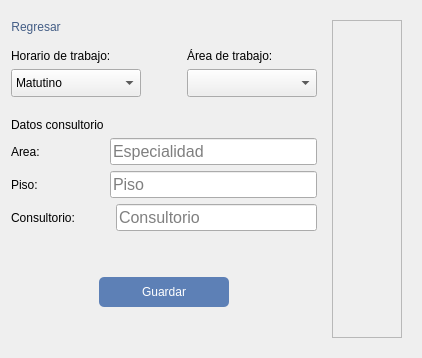
          <widget class="QWidget" name="pageAsignarArea">
           <layout class="QGridLayout" name="gridLayout_35">
            <item row="0" column="0">
             <layout class="QHBoxLayout" name="horizontalLayout_96">
              <item>
               <widget class="QPushButton" name="pushButton_regresarSolicitudes">
                <property name="minimumSize">
                 <size>
                  <width>0</width>
                  <height>32</height>
                 </size>
                </property>
                <property name="styleSheet">
                 <string notr="true">border:none;
font: 13pt &quot;MS Shell Dlg 2&quot;;
color: rgb(68, 94, 134);
background:transparent;
</string>
                </property>
                <property name="text">
                 <string>Regresar</string>
                </property>
                <property name="icon">
                 <iconset resource="imgs/imgs.qrc">
                  <normaloff>:/imgs/backArrow.png</normaloff>:/imgs/backArrow.png</iconset>
                </property>
                <property name="iconSize">
                 <size>
                  <width>25</width>
                  <height>25</height>
                 </size>
                </property>
               </widget>
              </item>
              <item>
               <spacer name="horizontalSpacer_65">
                <property name="orientation">
                 <enum>Qt::Horizontal</enum>
                </property>
                <property name="sizeHint" stdset="0">
                 <size>
                  <width>40</width>
                  <height>20</height>
                 </size>
                </property>
               </spacer>
              </item>
             </layout>
            </item>
            <item row="0" column="1" rowspan="2">
             <widget class="QWidget" name="widget_2" native="true">
              <layout class="QGridLayout" name="gridLayout_13">
               <item row="0" column="0">
                <widget class="QScrollArea" name="scrollArea_2">
                 <property name="widgetResizable">
                  <bool>true</bool>
                 </property>
                 <widget class="QWidget" name="scrollAreaWidgetContents_2">
                  <property name="geometry">
                   <rect>
                    <x>0</x>
                    <y>0</y>
                    <width>20</width>
                    <height>20</height>
                   </rect>
                  </property>
                  <layout class="QGridLayout" name="gridLayout_15">
                   <item row="0" column="0">
                    <layout class="QGridLayout" name="lista2"/>
                   </item>
                  </layout>
                 </widget>
                </widget>
               </item>
              </layout>
             </widget>
            </item>
            <item row="1" column="0">
             <layout class="QVBoxLayout" name="verticalLayout_9">
              <item>
               <layout class="QHBoxLayout" name="horizontalLayout_34">
                <item>
                 <layout class="QVBoxLayout" name="verticalLayout_8">
                  <item>
                   <widget class="QLabel" name="label_horatrabajo">
                    <property name="text">
                     <string>Horario de trabajo:</string>
                    </property>
                   </widget>
                  </item>
                  <item>
                   <widget class="QComboBox" name="comboBox_turno">
                    <property name="minimumSize">
                     <size>
                      <width>130</width>
                      <height>28</height>
                     </size>
                    </property>
                    <item>
                     <property name="text">
                      <string>Matutino</string>
                     </property>
                    </item>
                    <item>
                     <property name="text">
                      <string>Vespertino</string>
                     </property>
                    </item>
                    <item>
                     <property name="text">
                      <string>Nocturno</string>
                     </property>
                    </item>
                   </widget>
                  </item>
                 </layout>
                </item>
                <item>
                 <spacer name="horizontalSpacer_40">
                  <property name="orientation">
                   <enum>Qt::Horizontal</enum>
                  </property>
                  <property name="sizeHint" stdset="0">
                   <size>
                    <width>40</width>
                    <height>20</height>
                   </size>
                  </property>
                 </spacer>
                </item>
                <item>
                 <layout class="QVBoxLayout" name="verticalLayout_7">
                  <item>
                   <widget class="QLabel" name="label_3">
                    <property name="text">
                     <string>Área de trabajo:</string>
                    </property>
                   </widget>
                  </item>
                  <item>
                   <widget class="QComboBox" name="comboBox_area">
                    <property name="minimumSize">
                     <size>
                      <width>130</width>
                      <height>28</height>
                     </size>
                    </property>
                   </widget>
                  </item>
                 </layout>
                </item>
               </layout>
              </item>
              <item>
               <spacer name="verticalSpacer_12">
                <property name="orientation">
                 <enum>Qt::Vertical</enum>
                </property>
                <property name="sizeType">
                 <enum>QSizePolicy::Minimum</enum>
                </property>
                <property name="sizeHint" stdset="0">
                 <size>
                  <width>20</width>
                  <height>15</height>
                 </size>
                </property>
               </spacer>
              </item>
              <item>
               <layout class="QGridLayout" name="gridLayout_16">
                <item row="1" column="0">
                 <widget class="QLabel" name="label_area">
                  <property name="text">
                   <string>Area:</string>
                  </property>
                 </widget>
                </item>
                <item row="0" column="0">
                 <widget class="QLabel" name="labeldatos">
                  <property name="styleSheet">
                   <string notr="true"/>
                  </property>
                  <property name="text">
                   <string>Datos consultorio</string>
                  </property>
                 </widget>
                </item>
                <item row="3" column="2">
                 <widget class="QLineEdit" name="lineEdit_numconsultorio">
                  <property name="font">
                   <font>
                    <family>MS Shell Dlg 2</family>
                    <pointsize>12</pointsize>
                    <weight>50</weight>
                    <italic>false</italic>
                    <bold>false</bold>
                   </font>
                  </property>
                  <property name="placeholderText">
                   <string>Consultorio</string>
                  </property>
                 </widget>
                </item>
                <item row="2" column="1" colspan="2">
                 <widget class="QLineEdit" name="lineEdit_piso">
                  <property name="font">
                   <font>
                    <family>MS Shell Dlg 2</family>
                    <pointsize>12</pointsize>
                    <weight>50</weight>
                    <italic>false</italic>
                    <bold>false</bold>
                   </font>
                  </property>
                  <property name="placeholderText">
                   <string>Piso</string>
                  </property>
                 </widget>
                </item>
                <item row="1" column="1" colspan="2">
                 <widget class="QLineEdit" name="lineEdit_area">
                  <property name="font">
                   <font>
                    <family>MS Shell Dlg 2</family>
                    <pointsize>12</pointsize>
                    <weight>50</weight>
                    <italic>false</italic>
                    <bold>false</bold>
                   </font>
                  </property>
                  <property name="placeholderText">
                   <string>Especialidad</string>
                  </property>
                 </widget>
                </item>
                <item row="3" column="0" colspan="2">
                 <widget class="QLabel" name="label_consultorio">
                  <property name="text">
                   <string>Consultorio:</string>
                  </property>
                 </widget>
                </item>
                <item row="2" column="0">
                 <widget class="QLabel" name="label_piso">
                  <property name="text">
                   <string>Piso:</string>
                  </property>
                 </widget>
                </item>
               </layout>
              </item>
              <item>
               <spacer name="verticalSpacer_14">
                <property name="orientation">
                 <enum>Qt::Vertical</enum>
                </property>
                <property name="sizeType">
                 <enum>QSizePolicy::Minimum</enum>
                </property>
                <property name="sizeHint" stdset="0">
                 <size>
                  <width>20</width>
                  <height>40</height>
                 </size>
                </property>
               </spacer>
              </item>
              <item>
               <layout class="QHBoxLayout" name="horizontalLayout_35">
                <item>
                 <spacer name="horizontalSpacer_41">
                  <property name="orientation">
                   <enum>Qt::Horizontal</enum>
                  </property>
                  <property name="sizeHint" stdset="0">
                   <size>
                    <width>40</width>
                    <height>20</height>
                   </size>
                  </property>
                 </spacer>
                </item>
                <item>
                 <widget class="QPushButton" name="pushButton_guardar">
                  <property name="minimumSize">
                   <size>
                    <width>130</width>
                    <height>30</height>
                   </size>
                  </property>
                  <property name="styleSheet">
                   <string notr="true">border:solid 1px #5d80b6;
border-radius:5px;
background-color: #5d80b6;
color: white;
font: 11pt &quot;MS Shell Dlg 2&quot;;</string>
                  </property>
                  <property name="text">
                   <string>Guardar</string>
                  </property>
                 </widget>
                </item>
                <item>
                 <spacer name="horizontalSpacer_42">
                  <property name="orientation">
                   <enum>Qt::Horizontal</enum>
                  </property>
                  <property name="sizeHint" stdset="0">
                   <size>
                    <width>40</width>
                    <height>20</height>
                   </size>
                  </property>
                 </spacer>
                </item>
               </layout>
              </item>
              <item>
               <spacer name="verticalSpacer_13">
                <property name="orientation">
                 <enum>Qt::Vertical</enum>
                </property>
                <property name="sizeType">
                 <enum>QSizePolicy::Expanding</enum>
                </property>
                <property name="sizeHint" stdset="0">
                 <size>
                  <width>20</width>
                  <height>40</height>
                 </size>
                </property>
               </spacer>
              </item>
             </layout>
            </item>
           </layout>
          </widget>
